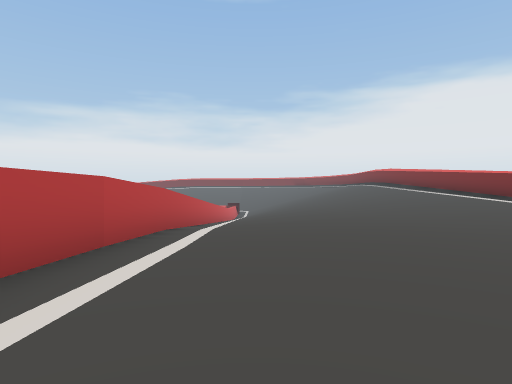
view 1 (above)

16 first-person views from a walk through a 3-D level made in the Unity game engine. The camera is 1.2 m above the floor, looks level and sees 75° across. The floor is counted in squares, 2 m on a side. Each view is taken from the middle of a square. On the plan, view 1 faces up. The plan holds only what a view shows up to about 10 squares ahead; the rest is blank. The place goes on beyond the plan. The player is left out.

view 2
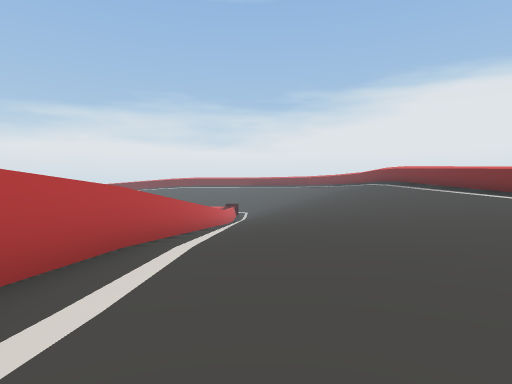

view 3
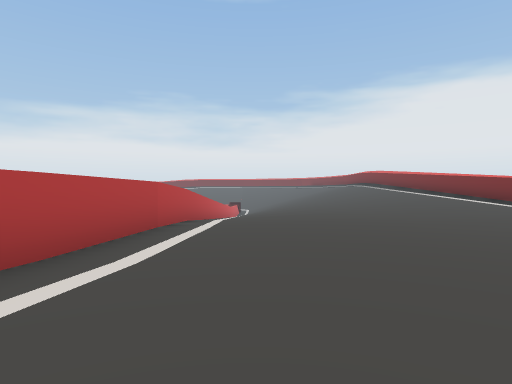

view 4
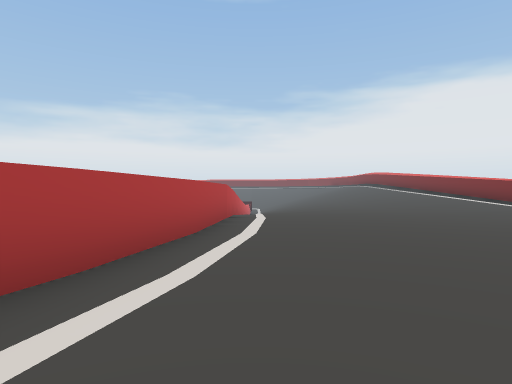

view 5
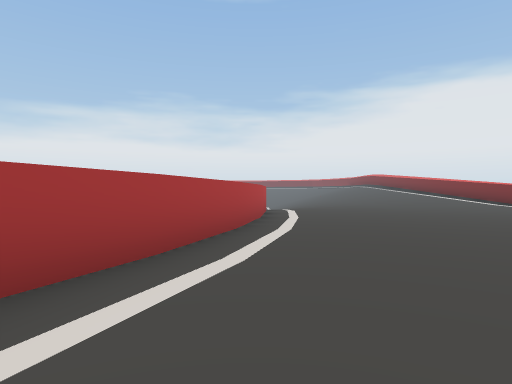

view 6
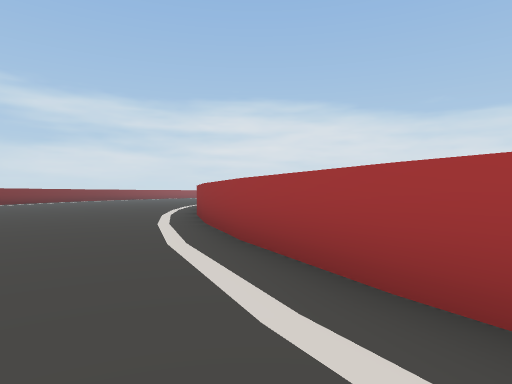

view 7
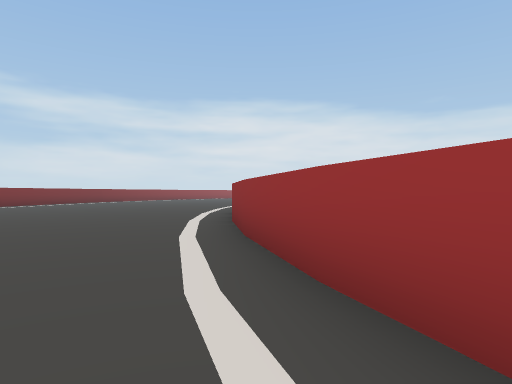

view 8
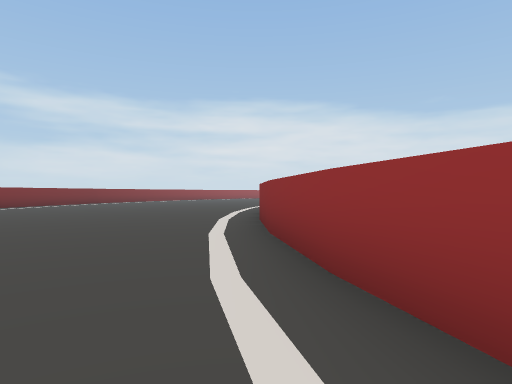

view 9
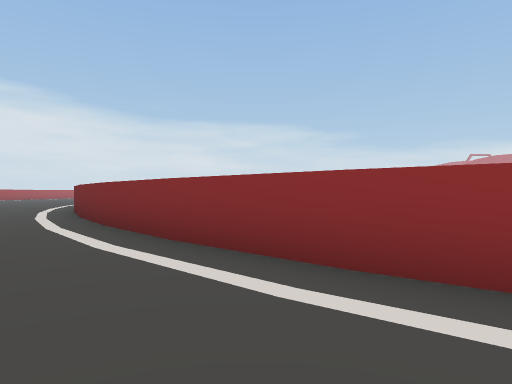

view 10
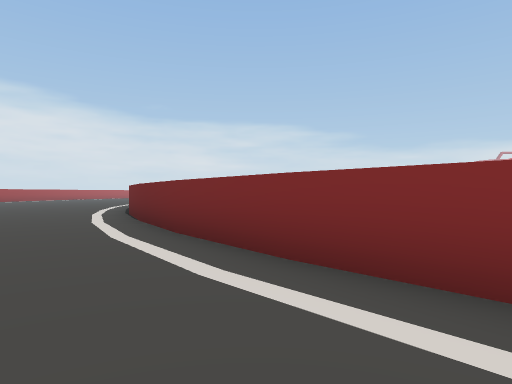

view 11
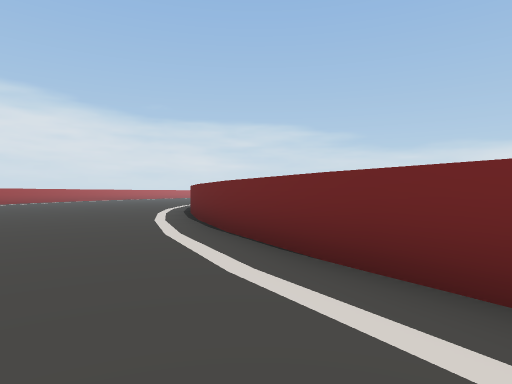

view 12
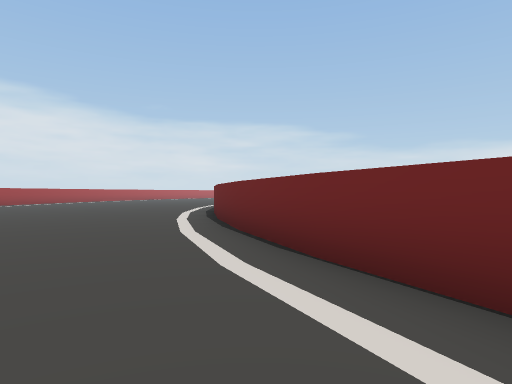

view 13
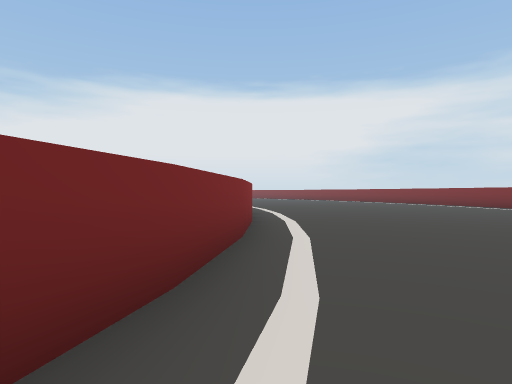

view 14
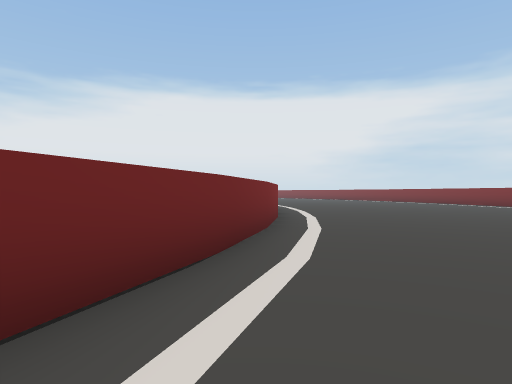

view 15
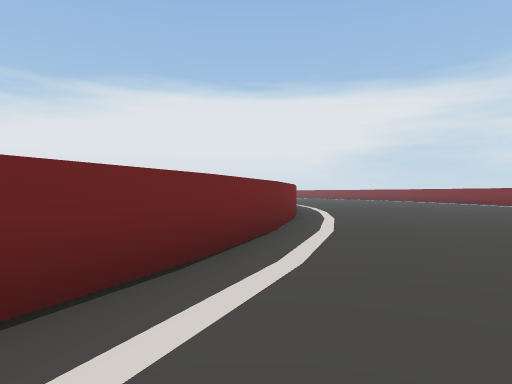

view 16
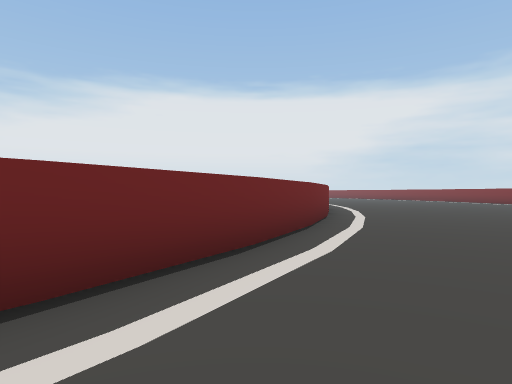

### Floor plan
Key: @ floor where view 1 was taken; # wall or solid block; . main floor; : floor 0.25 m higher than the main floor; - floor 0.25 m lower than the main floor; + floor 0.5 m higher than the main floor; _ floor 0.5 m lower than the main floor; / step, stairs or slope; ^ raised ledge.
Columns run from 22 left of view 1 to 7 right of it. Each row starts with its distance up from view 1.
 12                     ^/////////
 11                     ^/////////
 10                     ^///-.//++
  9                     ^/_--..::+
  8                     ^/--...:::
  7                     ^--....:::
  6                     ^--......
  5                     ^........
  4                     #.......
  3                     #.......
  2                     #.......
  1                     #......
  0                    ##.@...
 -1                    #......
 -2                    #.....
 -3                    #....
 -4                   ##....
 -5                   #....
 -6                  ##...
 -7                  #....
 -8                 ##...
 -9                 #....
-10                ##....
-11               ##.....
-12               #......
-13              ##......
-14             ##......
-15           ###.......
-16          ##.........
-17         ##..........
-18       ###..........
-19     ###...........
-20 #####............
-21 #.............
-22 ...........
-23 ......
-24 .....
-25 ...
-26 ..

Positions as (right, up) in squares from view 1, and headings:
1: (0, 0), facing up
2: (0, 2), facing up
3: (0, -2), facing up
4: (-1, -4), facing up
5: (-2, -7), facing up
6: (-1, -3), facing down-left
7: (-3, -7), facing down-left
8: (-4, -9), facing down-left
9: (-5, -13), facing left
10: (-8, -16), facing left
11: (-12, -19), facing left
12: (-14, -20), facing left
13: (-14, -19), facing up-right
14: (-17, -21), facing up-right
15: (-19, -22), facing up-right
16: (-22, -23), facing up-right
